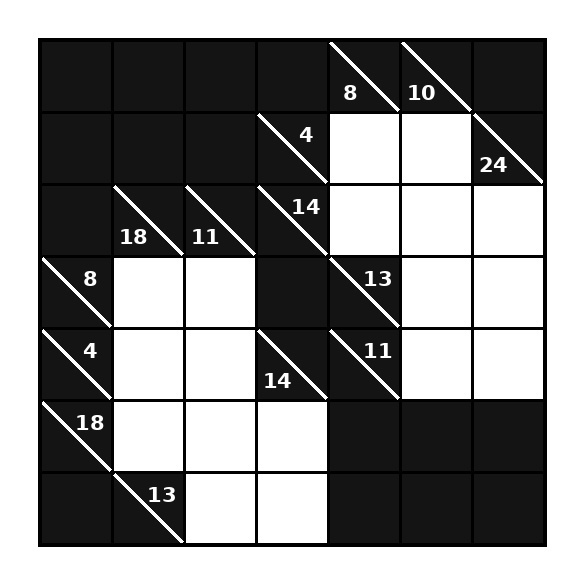
#> input picture data/images/01_digital_clean.jpg, 584 x 584 px; its folder holds only this picture in this run
$ python -i vision.py   (imports and definitions only)   (older library calls are emulated)
#> lines starting #> are read from the running program, lines starting #| are printed output that depends on the picture; after the words box and inside, x2 and y2 are one past the last pixel; in counts of white or black regions, pixels touching at a corner belong together
"""
vision.py — Fase 1: de la imagen a la estructura de datos del Kakuro.

Pipeline
--------
1. Preprocesamiento: escala de grises, desenfoque gaussiano, umbral adaptativo.
2. Localización del tablero: contornos externos -> cuadrilátero más grande y "rectangular".
3. Corrección de perspectiva: homografía de las 4 esquinas a un rectángulo.
4. Estimación del tamaño de la grilla: perfiles de gradiente (Sobel) proyectados por
   filas/columnas y búsqueda del número de celdas n que maximiza el contraste
   "líneas - puntos medios" (robusto a armónicos n/2 y 2n).
5. Clasificación de celdas blanca / negra: mediana del interior normalizada por un
   modelo de iluminación cuadrático ajustado de forma robusta + umbral de Otsu.
6. Lectura de pistas: polaridad automática, binarización de Otsu, eliminación de la
   diagonal, componentes conexas, asignación al triángulo (horizontal / vertical)
   y clasificación de cada dígito (MLP propio o Tesseract).
7. Corrección guiada por restricciones: cada pista debe estar en el rango alcanzable
   por su suma; se elige la lectura más probable que lo cumpla.
"""
from __future__ import annotations

import time
from dataclasses import dataclass, field
from itertools import product
from typing import Dict, List, Optional, Tuple

import cv2
import numpy as np

from .puzzle import Puzzle, sum_bounds

CELL_PX = 96  # resolución de cada celda en el tablero rectificado


@dataclass
class VisionResult:
    puzzle: Puzzle
    corners: np.ndarray            # 4x2 esquinas en la imagen original (TL, TR, BR, BL)
    H: np.ndarray                  # homografía original -> rectificado
    warped: np.ndarray             # tablero rectificado (BGR)
    timings: Dict[str, float] = field(default_factory=dict)
    debug: Dict = field(default_factory=dict)
    warnings: List[str] = field(default_factory=list)


# ------------------------------------------------------------------ utilidades
def order_corners(pts: np.ndarray) -> np.ndarray:
    pts = pts.reshape(-1, 2).astype(np.float32)
    s, d = pts.sum(1), np.diff(pts, axis=1).ravel()
    return np.float32([pts[np.argmin(s)], pts[np.argmin(d)], pts[np.argmax(s)], pts[np.argmax(d)]])


def preprocess(img_bgr: np.ndarray, max_side: int = 1600) -> Tuple[np.ndarray, np.ndarray, float]:
    s = min(1.0, max_side / max(img_bgr.shape[:2]))
    img = cv2.resize(img_bgr, None, fx=s, fy=s, interpolation=cv2.INTER_AREA) if s < 1 else img_bgr.copy()
    gray = cv2.cvtColor(img, cv2.COLOR_BGR2GRAY)
    return img, gray, s


def find_board(gray: np.ndarray) -> Tuple[np.ndarray, np.ndarray]:
    """Devuelve las esquinas del tablero y la imagen binaria usada."""
    blur = cv2.GaussianBlur(gray, (5, 5), 0)
    block = int(max(gray.shape) / 25) | 1
    binary = cv2.adaptiveThreshold(blur, 255, cv2.ADAPTIVE_THRESH_GAUSSIAN_C,
                                   cv2.THRESH_BINARY_INV, block, 7)
    # Otsu sobre todo el tablero capta los bloques oscuros; se combina con el adaptativo
    _, otsu = cv2.threshold(blur, 0, 255, cv2.THRESH_BINARY_INV + cv2.THRESH_OTSU)
    cands = []
    img_area = gray.shape[0] * gray.shape[1]
    for b in (binary, cv2.bitwise_or(binary, otsu)):
        bb = cv2.morphologyEx(b, cv2.MORPH_CLOSE, np.ones((3, 3), np.uint8))
        cnts, _ = cv2.findContours(bb, cv2.RETR_LIST, cv2.CHAIN_APPROX_SIMPLE)
        for cnt in cnts:
            area = cv2.contourArea(cnt)
            if area < 0.04 * img_area:
                continue
            hull = cv2.convexHull(cnt)
            peri = cv2.arcLength(hull, True)
            approx = None
            for eps in (0.01, 0.02, 0.03, 0.05):
                a = cv2.approxPolyDP(hull, eps * peri, True)
                if len(a) == 4:
                    approx = a
                    break
            if approx is None:
                continue
            quad_area = cv2.contourArea(approx)
            fill = area / max(quad_area, 1)        # ≈1 si el contorno es realmente un cuadrilátero
            if fill < 0.75 or quad_area > 0.992 * img_area:
                continue
            corners = order_corners(approx)
            band = _border_darkness(gray, corners)
            cands.append((quad_area, band, corners))
    if not cands:
        h, w = gray.shape
        full_corners = np.float32([[0, 0], [w - 1, 0], [w - 1, h - 1], [0, h - 1]])
        return full_corners, binary
    # El tablero tiene un borde exterior grueso y oscuro; la hoja de papel no.
    best_band = max(c[1] for c in cands)
    pool = [c for c in cands if c[1] >= 0.80 * best_band]
    # Además, la región debe mostrar una grilla periódica clara
    qual = []
    for area, band, corners in pool:
        w, _ = warp(gray, corners, 600, 600)
        _, _, d = estimate_grid(w)
        qual.append(min(max(d["score_x"]), max(d["score_y"])))
    best_q = max(qual)
    pool = [c for c, q in zip(pool, qual) if q >= 0.6 * best_q]
    pool.sort(key=lambda t: -t[0])
    return pool[0][2], binary


def _border_darkness(gray: np.ndarray, corners: np.ndarray, size: int = 400) -> float:
    """Oscuridad de las bandas superior e izquierda justo dentro del cuadrilátero.

    En un Kakuro la primera fila y la primera columna son siempre bloques (oscuros),
    mientras que el margen de una hoja de papel es claro.
    """
    w, _ = warp(gray, corners, size, size)
    paper = np.percentile(w, 95)                      # nivel del papel / celdas blancas
    b = (w < 0.9 * paper).astype(np.float32)          # bloques negros, grises o de color
    k0, k1 = size // 100, size // 33
    band = np.concatenate([b[k0:k1, k1:].ravel(), b[k1:, k0:k1].ravel()])
    return float(band.mean())


def warp(img: np.ndarray, corners: np.ndarray, out_w: int, out_h: int) -> Tuple[np.ndarray, np.ndarray]:
    dst = np.float32([[0, 0], [out_w - 1, 0], [out_w - 1, out_h - 1], [0, out_h - 1]])
    H = cv2.getPerspectiveTransform(corners, dst)
    return cv2.warpPerspective(img, H, (out_w, out_h), flags=cv2.INTER_CUBIC), H


def _period_score(profile: np.ndarray, n: int) -> float:
    L = len(profile)
    step = L / n
    xs = np.arange(L)
    lines = np.interp(np.arange(1, n) * step, xs, profile)
    mids = np.interp((np.arange(n) + 0.5) * step, xs, profile)
    return float(lines.mean() - mids.mean()) / (profile.std() + 1e-6)


def estimate_grid(gray_warped: np.ndarray, n_min: int = 3, n_max: int = 30) -> Tuple[int, int, Dict]:
    """Número de filas y columnas a partir de los perfiles de gradiente."""
    g = cv2.GaussianBlur(gray_warped, (3, 3), 0).astype(np.float32)
    gx = np.abs(cv2.Sobel(g, cv2.CV_32F, 1, 0, ksize=3))
    gy = np.abs(cv2.Sobel(g, cv2.CV_32F, 0, 1, ksize=3))
    # recorta un pequeño margen para excluir el borde exterior grueso
    m = 4
    px = cv2.GaussianBlur(gx[m:-m, :].sum(0)[None, :], (0, 0), 1.5).ravel()
    py = cv2.GaussianBlur(gy[:, m:-m].sum(1)[None, :], (0, 0), 1.5).ravel()
    ns = list(range(n_min, n_max + 1))
    sx = [_period_score(px, n) for n in ns]
    sy = [_period_score(py, n) for n in ns]
    # Los subarmónicos impares (n/3, n/5...) puntúan casi igual que el n real, mientras que
    # los múltiplos (2n) puntúan bajo: se elige el mayor n con puntaje cercano al máximo.
    def pick(scores):
        sc = dict(zip(ns, scores))
        n0 = max(sc, key=sc.get)
        best = n0
        for k in range(2, n_max // n0 + 1):          # ¿algún múltiplo también es consistente?
            if sc.get(k * n0, -1) >= 0.5 * sc[n0]:
                best = k * n0
        return best
    cols, rows = pick(sx), pick(sy)
    return rows, cols, {"profile_x": px, "profile_y": py, "ns": ns, "score_x": sx, "score_y": sy}


def classify_cells(gray: np.ndarray, rows: int, cols: int,
                   ring: Optional[np.ndarray] = None) -> Tuple[np.ndarray, np.ndarray, np.ndarray]:
    """Clasifica cada celda como blanca (1) o bloque (0).

    gray: tablero rectificado (CELL_PX px por celda).
    ring: muestras (fila, col, intensidad) del papel justo fuera del tablero, en unidades
          de celda. Con ellas se ajusta un modelo de iluminación cuadrático L(fila, col)
          (en log), que luego se refina con las celdas clasificadas como blancas.
    Devuelve (white, ratio = mediana / iluminación, iluminación).
    """
    cp = CELL_PX
    med = np.zeros((rows, cols), np.float32)
    for r in range(rows):
        for c in range(cols):
            roi = gray[r * cp + cp // 5:(r + 1) * cp - cp // 5, c * cp + cp // 5:(c + 1) * cp - cp // 5]
            med[r, c] = np.median(roi)

    def design(rr, cc):
        rr, cc = rr / rows - 0.5, cc / cols - 0.5
        return np.stack([np.ones_like(rr), rr, cc, rr * rr, cc * cc, rr * cc], -1)

    rr, cc = np.mgrid[0:rows, 0:cols].astype(np.float32) + 0.5
    A_cells = design(rr.ravel(), cc.ravel())
    y_cells = np.log(med.ravel() + 1)
    if ring is not None and len(ring) >= 6:
        A_ring, y_ring = design(ring[:, 0], ring[:, 1]), np.log(ring[:, 2] + 1)
    else:  # sin margen visible: semilla con las celdas más claras
        sel = med.ravel() >= np.percentile(med, 70)
        A_ring, y_ring = A_cells[sel], y_cells[sel]
    cand = np.zeros(rows * cols, bool)
    for it in range(4):
        A = np.vstack([A_ring, A_cells[cand]])
        y = np.concatenate([y_ring, y_cells[cand]])
        coef, *_ = np.linalg.lstsq(A, y, rcond=None)
        illum = np.exp(A_cells @ coef) - 1
        ratio = med.ravel() / np.maximum(illum, 1)
        thr = min(max(otsu_1d(ratio), 0.55), 0.96)
        cand = ratio > thr
    ratio = ratio.reshape(rows, cols)
    white = (ratio > thr).astype(int)
    white[0, :] = 0   # la primera fila y columna de un Kakuro siempre son bloques
    white[:, 0] = 0
    return white, ratio, illum.reshape(rows, cols)


def paper_ring(img_gray: np.ndarray, corners: np.ndarray, rows: int, cols: int) -> np.ndarray:
    """Muestras de intensidad del papel en un anillo exterior al tablero (0.25-0.5 celdas)."""
    cp = CELL_PX
    m = cp // 2
    W, Hh = cols * cp, rows * cp
    dst = np.float32([[m, m], [m + W - 1, m], [m + W - 1, m + Hh - 1], [m, m + Hh - 1]])
    Hm = cv2.getPerspectiveTransform(corners, dst)
    ext = cv2.warpPerspective(img_gray, Hm, (W + 2 * m, Hh + 2 * m), flags=cv2.INTER_LINEAR,
                              borderMode=cv2.BORDER_CONSTANT, borderValue=0)
    a, b = int(0.08 * cp), int(0.35 * cp)   # distancia (px) hacia fuera del borde
    pts = []
    for k in range(cols):   # bordes superior e inferior
        x0, x1 = m + k * cp, m + (k + 1) * cp
        top = ext[m - b:m - a, x0:x1]; bot = ext[m + Hh + a:m + Hh + b, x0:x1]
        pts.append((-0.25, k + 0.5, np.median(top))); pts.append((rows + 0.25, k + 0.5, np.median(bot)))
    for k in range(rows):   # bordes izquierdo y derecho
        y0, y1 = m + k * cp, m + (k + 1) * cp
        lef = ext[y0:y1, m - b:m - a]; rig = ext[y0:y1, m + W + a:m + W + b]
        pts.append((k + 0.5, -0.25, np.median(lef))); pts.append((k + 0.5, cols + 0.25, np.median(rig)))
    pts = np.array(pts, np.float32)
    # descarta muestras fuera de la imagen o del papel (oscuras respecto al resto)
    keep = pts[:, 2] > 0.6 * np.percentile(pts[:, 2], 90)
    return pts[keep]


def otsu_1d(v: np.ndarray) -> float:
    v = np.sort(v.ravel())
    best, thr = -1, v.mean()
    for i in range(1, len(v)):
        w0, w1 = i / len(v), 1 - i / len(v)
        m0, m1 = v[:i].mean(), v[i:].mean()
        b = w0 * w1 * (m0 - m1) ** 2
        if b > best:
            best, thr = b, (v[i - 1] + v[i]) / 2
    return float(thr)


# ---------------------------------------------------------- lectura de pistas
def extract_clue_glyphs(cell_gray: np.ndarray) -> Dict[str, List[Tuple[np.ndarray, Tuple[int, int, int, int]]]]:
    """Separa los dígitos de una celda negra en {'across': [...], 'down': [...]}.

    Cada glifo es una imagen binaria (blanco sobre negro) del tamaño de la celda y su bbox.
    """
    cp = cell_gray.shape[0]
    g = cell_gray.astype(np.float32)
    bg = np.median(g)
    hi, lo = np.percentile(g, 98), np.percentile(g, 2)
    # polaridad: si el fondo está más cerca del extremo oscuro, la tinta es clara
    contrast = (g - bg) if (bg - lo) < (hi - bg) else (bg - g)
    contrast = np.clip(contrast, 0, None)
    if contrast.max() < 25:
        return {"across": [], "down": []}
    c8 = (255 * contrast / contrast.max()).astype(np.uint8)
    _, b = cv2.threshold(c8, 0, 255, cv2.THRESH_BINARY + cv2.THRESH_OTSU)
    yy, xx = np.mgrid[0:cp, 0:cp]
    dd = (yy - xx)
    max_off = max(4, int(round(0.05 * cp)))
    near = (b > 0) & (np.abs(dd) <= max_off)
    off = 0
    if near.sum() > 0.25 * cp:
        hist = np.bincount((dd[near] + max_off).ravel(), minlength=2 * max_off + 1)
        hist = np.convolve(hist, np.ones(3), "same")
        peak = int(np.argmax(hist)) - max_off
        if abs(peak) <= max_off:
            off = peak
    b[np.abs(dd - off) < 0.08 * cp] = 0
    n, lab, st, cen = cv2.connectedComponentsWithStats(b)
    out = {"across": [], "down": []}
    for i in range(1, n):
        x, y, w, h, area = st[i]
        if w > 0.65 * cp or h > 0.65 * cp:   # restos de bordes de la celda
            continue
        if h < 0.11 * cp or h > 0.55 * cp or area < 0.0035 * cp * cp or w > 0.6 * cp:
            continue
        if w <= 0.035 * cp or area / float(w * h) < 0.16:   # restos de líneas (diagonal/bordes)
            continue
        mask = (lab == i).astype(np.uint8) * 255
        cx, cy = cen[i]
        side = "across" if cx > cy else "down"
        # dígitos pegados (ej. "11" en negrita): separar si el ancho es excesivo
        if w > 1.15 * h:
            half = x + w // 2
            m1, m2 = mask.copy(), mask.copy()
            m1[:, half:] = 0
            m2[:, :half] = 0
            out[side] += [(m1, (x, y, w // 2, h)), (m2, (half, y, w - w // 2, h))]
        else:
            out[side].append((mask, (x, y, w, h)))
    for side in out:
        out[side].sort(key=lambda t: t[1][0])
        # fusiona fragmentos superpuestos verticalmente (p.ej. partes de un mismo dígito)
        merged = []
        for m, bb in out[side]:
            if merged and bb[0] < merged[-1][1][0] + merged[-1][1][2] * 0.5:
                pm, pb = merged[-1]
                x0, y0 = min(pb[0], bb[0]), min(pb[1], bb[1])
                x1 = max(pb[0] + pb[2], bb[0] + bb[2]); y1 = max(pb[1] + pb[3], bb[1] + bb[3])
                merged[-1] = (cv2.bitwise_or(pm, m), (x0, y0, x1 - x0, y1 - y0))
            else:
                merged.append((m, bb))
        out[side] = merged
    return out


# [49 lines left out: functions number_candidates, decode_number, global_sum_correction, not called in this run]


# ------------------------------------------------------------------ pipeline
def read_puzzle(img_bgr: np.ndarray, classifier=None, ocr: str = "mlp",
                use_constraint_correction: bool = True) -> VisionResult:
    """Imagen BGR -> VisionResult con el Puzzle extraído.

    ocr: "mlp" (clasificador propio) o "tesseract".
    """
    from .ocr import tesseract_number

    t = {}
    t0 = time.perf_counter()
    img, gray, scale = preprocess(img_bgr)
    t["preproc"] = time.perf_counter() - t0

    t0 = time.perf_counter()
    corners, binary = find_board(gray)
    t["board"] = time.perf_counter() - t0

    # 1ª rectificación (resolución fija) para estimar la grilla
    t0 = time.perf_counter()
    wtop = np.linalg.norm(corners[1] - corners[0]); wbot = np.linalg.norm(corners[2] - corners[3])
    hl = np.linalg.norm(corners[3] - corners[0]); hr = np.linalg.norm(corners[2] - corners[1])
    aspect = (wtop + wbot) / (hl + hr)
    W0 = 1000
    H0 = int(round(W0 / aspect))
    w0, _ = warp(gray, corners, W0, H0)
    rows, cols, grid_dbg = estimate_grid(w0)
    t["grid"] = time.perf_counter() - t0

    # 2ª rectificación: exactamente CELL_PX píxeles por celda
    t0 = time.perf_counter()
    warped, H = warp(img, corners, cols * CELL_PX, rows * CELL_PX)
    wg = cv2.cvtColor(warped, cv2.COLOR_BGR2GRAY)
    ring = paper_ring(gray, corners, rows, cols)
    white, ratio, illum = classify_cells(wg, rows, cols, ring)
    t["cells"] = time.perf_counter() - t0

    # lectura de pistas
    t0 = time.perf_counter()
    down = [[0] * cols for _ in range(rows)]
    across = [[0] * cols for _ in range(rows)]
    pad = int(0.04 * CELL_PX)
    wg_padded = cv2.copyMakeBorder(wg, pad, pad, pad, pad, cv2.BORDER_REPLICATE)
    glyph_log = []
    warnings = []
    corrections = 0
    for r in range(rows):
        for c in range(cols):
            if white[r][c]:
                continue
            need = {"across": c + 1 < cols and white[r][c + 1],
                    "down": r + 1 < rows and white[r + 1][c]}
            if not (need["across"] or need["down"]):
                continue
            # longitud de la suma que nace en esta celda
            la = 0
            while c + 1 + la < cols and white[r][c + 1 + la]:
                la += 1
            ld = 0
            while r + 1 + ld < rows and white[r + 1 + ld][c]:
                ld += 1
            crop = wg_padded[r * CELL_PX : (r + 1) * CELL_PX + 2 * pad,
                             c * CELL_PX : (c + 1) * CELL_PX + 2 * pad]
            glyphs = extract_clue_glyphs(crop)
            for side, length in (("across", la), ("down", ld)):
                if not need[side]:
                    continue
                gs = glyphs[side]
                if not gs:
                    warnings.append(f"no se leyó la pista {side} en ({r},{c})")
                    continue
                if ocr == "tesseract":
                    union = np.zeros_like(gs[0][0])
                    for m, _ in gs:
                        union = cv2.bitwise_or(union, m)
                    val = tesseract_number(union) or 0
                    corrected = False
                    cands = []
                else:
                    probs = classifier.predict_proba([m for m, _ in gs])
                    cands = number_candidates(probs, length)
                    if use_constraint_correction:
                        val, _, corrected = decode_number(probs, length)
                    else:
                        val = int("".join(str(int(np.argmax(p))) for p in probs))
                        corrected = False
                corrections += corrected
                (across if side == "across" else down)[r][c] = val
                glyph_log.append({"cell": (r, c), "side": side, "value": val, "n_glyphs": len(gs),
                                  "corrected": corrected, "cands": cands,
                                  "glyphs": [m for m, _ in gs]})
    if use_constraint_correction and ocr != "tesseract":
        corrections += global_sum_correction(glyph_log, across, down)
    t["ocr"] = time.perf_counter() - t0
    t["total"] = sum(t.values())

    # esquinas y homografía en coordenadas de la imagen original
    corners_orig = corners / scale
    S = np.diag([scale, scale, 1.0])
    H_orig = H @ S
    p = Puzzle(rows, cols, white.tolist(), down, across)
    warnings += p.validate()
    return VisionResult(p, corners_orig, H_orig, warped, t,
                        {"grid": grid_dbg, "ratio": ratio, "binary": binary, "glyphs": glyph_log,
                         "corrections": corrections}, warnings)

>>> import cv2
>>> picture = cv2.imread('../data/images/01_digital_clean.jpg')
#> picture is the input picture: shape (584, 584, 3); min 0, max 255, mean 138.8
>>> result = read_puzzle(picture)
#> in read_puzzle, `img, gray, scale = preprocess(img_bgr)`: scale = 1
#> in find_board, `blur = cv2.GaussianBlur(gray, (5, 5), 0)`:
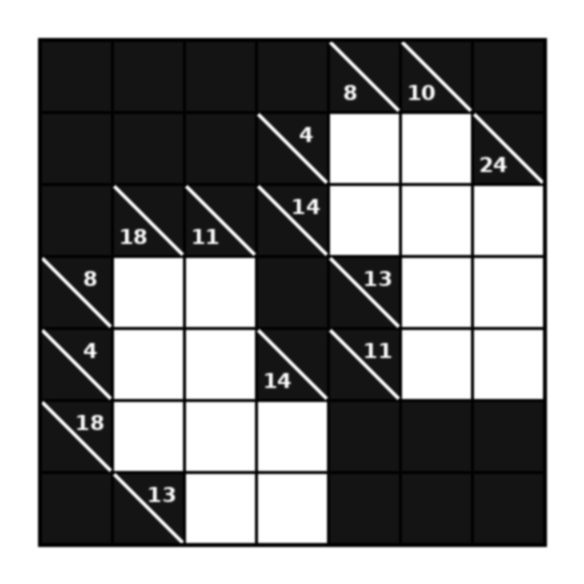
#> blur: shape (584, 584); min 1, max 255, mean 138.8
#> in find_board, `binary = cv2.adaptiveThreshold(blur, 255, cv2.ADAPTIVE_THRESH_GAUSSIAN..`:
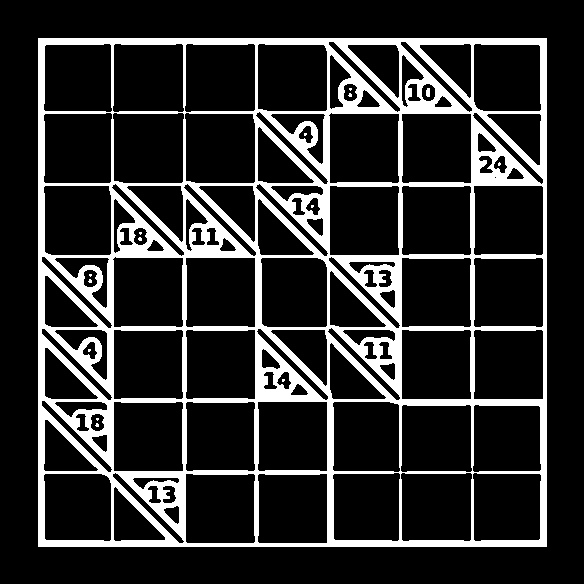
#> binary: shape (584, 584); 17.7% white; 15 white regions (13 under 20 px), largest, box (x1, y1, x2, y2) and area: (38, 38, 547, 547) 60162, (426, 88, 430, 97) 33
#> in find_board, `_, otsu = cv2.threshold(blur, 0, 255, cv2.THRESH_BINARY_INV + cv2.THRE..`:
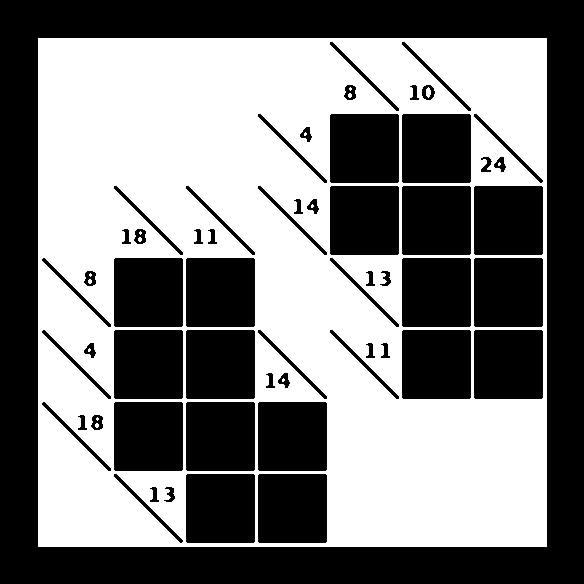
#> otsu: shape (584, 584); 48.8% white; 15 white regions (13 under 20 px), largest, box (x1, y1, x2, y2) and area: (38, 38, 547, 547) 166356, (426, 87, 431, 98) 41
#> the loop in find_board, `for b in (binary, cv2.bitwise_or(binary, otsu)):` made 2 passes
#> pass 1, in find_board, `bb = cv2.morphologyEx(b, cv2.MORPH_CLOSE, np.ones((3, 3), np.uint8))`:
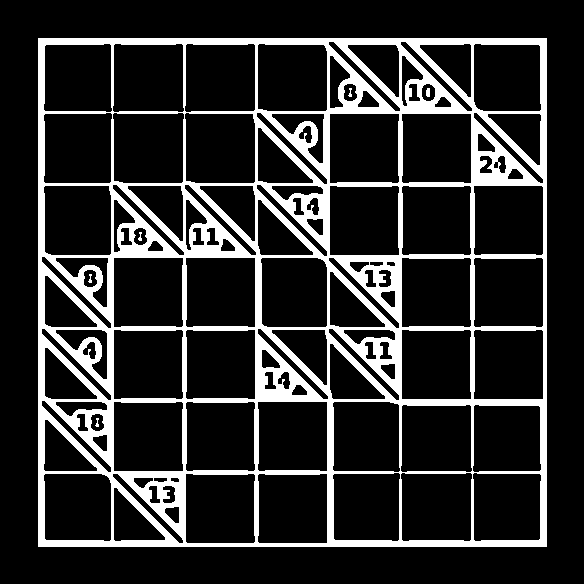
#> bb: shape (584, 584); 17.8% white; 6 white regions, box (x1, y1, x2, y2) and area: (38, 38, 547, 547) 60503, (426, 88, 430, 97) 33, (138, 232, 142, 241) 22, (348, 88, 352, 97) 21, (88, 274, 92, 283) 21, (95, 418, 99, 427) 21
#> pass 1, in _border_darkness, `w, _ = warp(gray, corners, size, size)`:
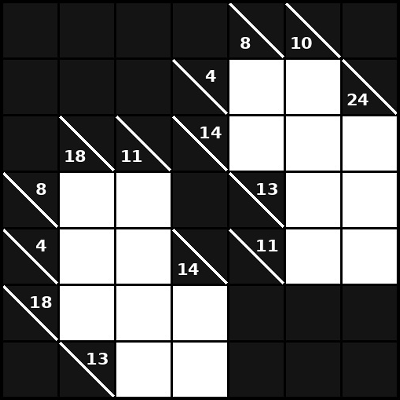
#> w: shape (400, 400); min 0, max 255, mean 101.8
#> pass 1, in _border_darkness, `b = (w < 0.9 * paper).astype(np.float32)`:
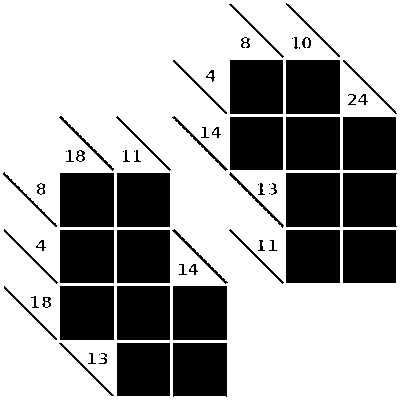
#> b: shape (400, 400) float32; values 0 (black) and 1 (white), 65.7% white; 65 black regions (9 under 20 px), largest, box (x1, y1, x2, y2) and area: (286, 60, 340, 114) 2916, (60, 173, 114, 227) 2916, (286, 173, 340, 227) 2916
#> after the loop in find_board, `for b in (binary, cv2.bitwise_or(binary, otsu)):`: cands = [(258064, 0.98, [[38, 38], [546, 38], [546, 546], [38, 546]]), (258064, 0.98, [[38, 38], [546, 38], [546, 546], [38, 546]])]
#> in find_board, `best_band = max(c[1] for c in cands)`: best_band = 0.98
#> (the rest of the program and of its run is left out)
